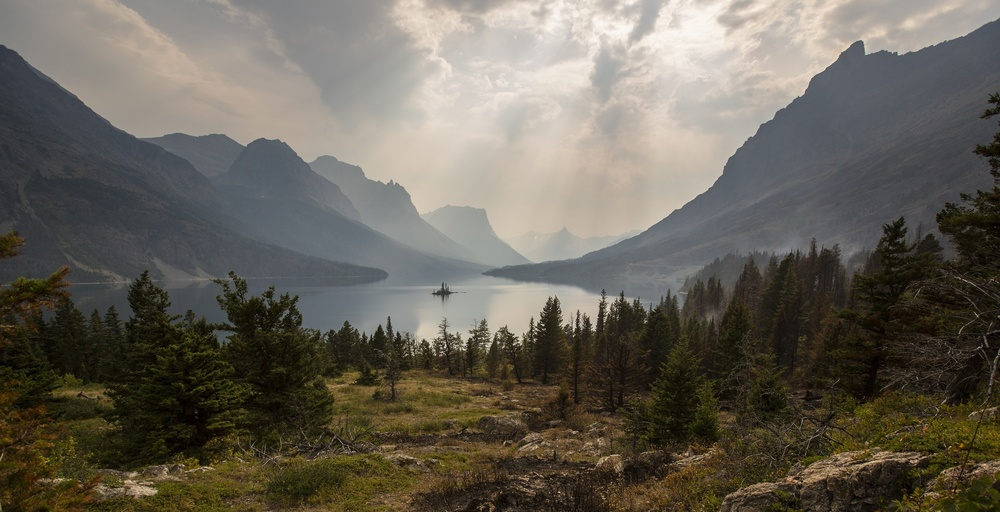
%> input picture CLASE_5/paisaje.jpg, 1000 x 512 px, shrunk from 2400 x 1228 before the run
$ octave classA.m   (GNU Octave 9; MATLAB toolbox functions it lacks are replaced by stand-ins)
%> lines starting %> are read from the running program, lines starting %| are printed output that depends on the picture
clear all, close all, clc
a=imread('paisaje.jpg');
%> a is the input picture: size 512x1000x3 uint8; mean R, G, B 103.5, 98.6, 87.9
for i=1:10:255
    b=rgb2gray(a);
    figure(1);imshow(b);impixelinfo
    figure(2);imhist(b)
    r=a(:,:,1);g=a(:,:,2); b1=a(:,:,3);
    figure(3); subplot 121; imshow(r); subplot 122; imhist(r);
    figure(4); subplot 121; imshow(g); subplot 122; imhist(g);
    figure(5); subplot 121; imshow(b1); subplot 122; imhist(b1);
    a=a+i;
    pause;
end
%> this loop made 26 passes
%> pass 1, `b=rgb2gray(a);`:
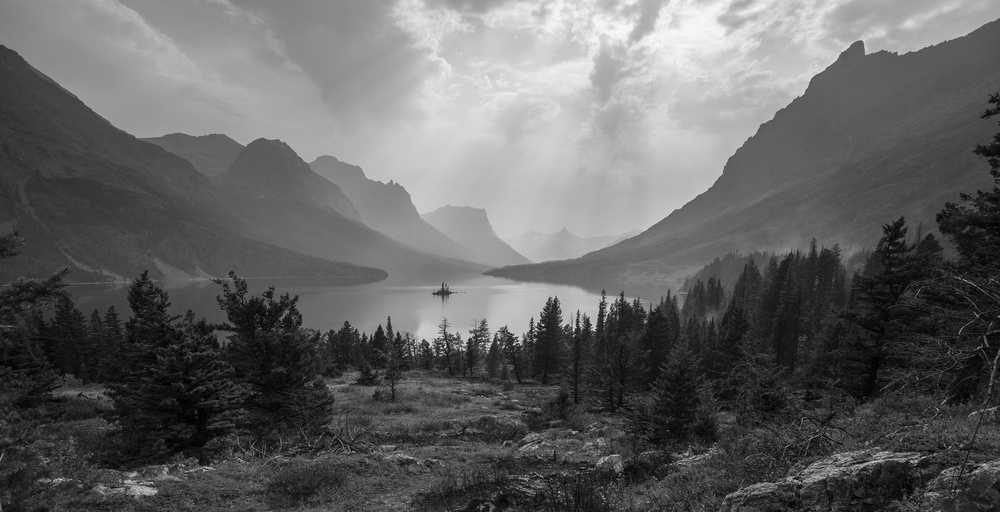
%> b: size 512x1000 uint8; min 0, max 249, mean 98.8
%> pass 1, `imhist(b)`:
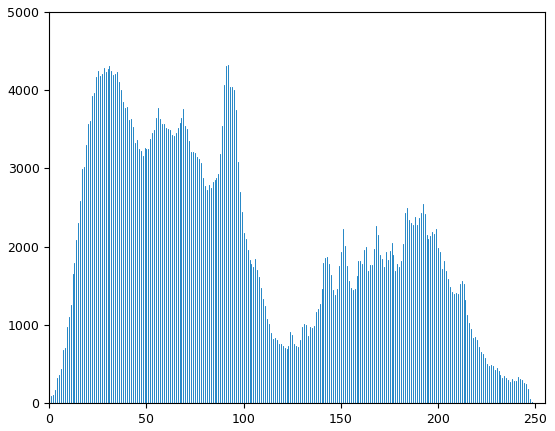
%> figure redrawn from the program's plot data; highest point at x = 92, y = 4321
%> pass 1, `b1=a(:,:,3)`:
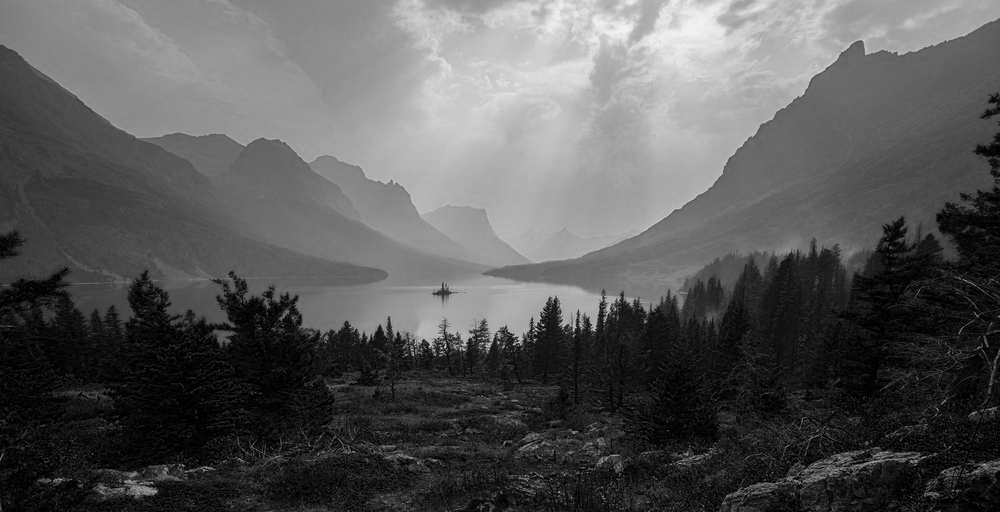
%> b1: size 512x1000 uint8; min 0, max 243, mean 87.9
%> pass 1, `imhist(g)`:
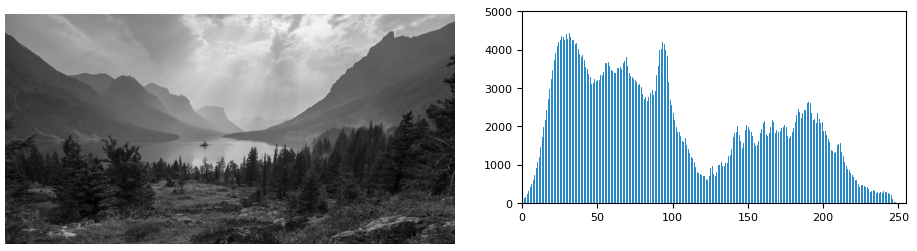
%> figure redrawn from the program's plot data, 2 panels
%> pass 1, `imhist(b1)`:
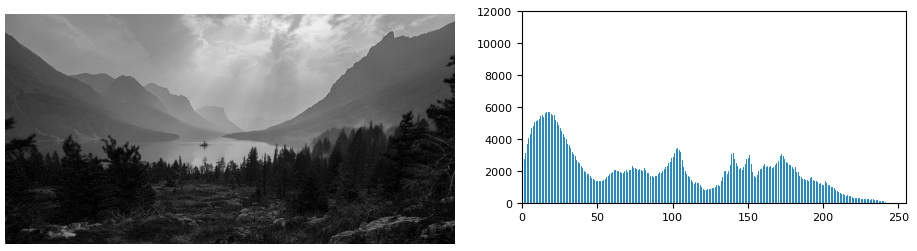
%> figure redrawn from the program's plot data, 2 panels
%> after the loop: a: size 512x1000x3 uint8; every value is 255
%> after the loop:
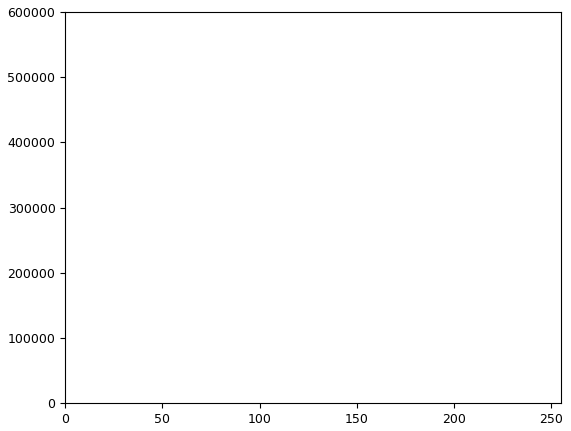
%> figure redrawn from the program's plot data; highest point at x = 255, y = 512000
%> after the loop:
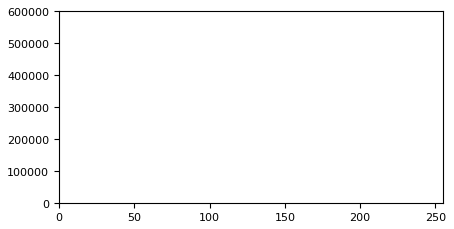
%> figure redrawn from the program's plot data, 2 panels
